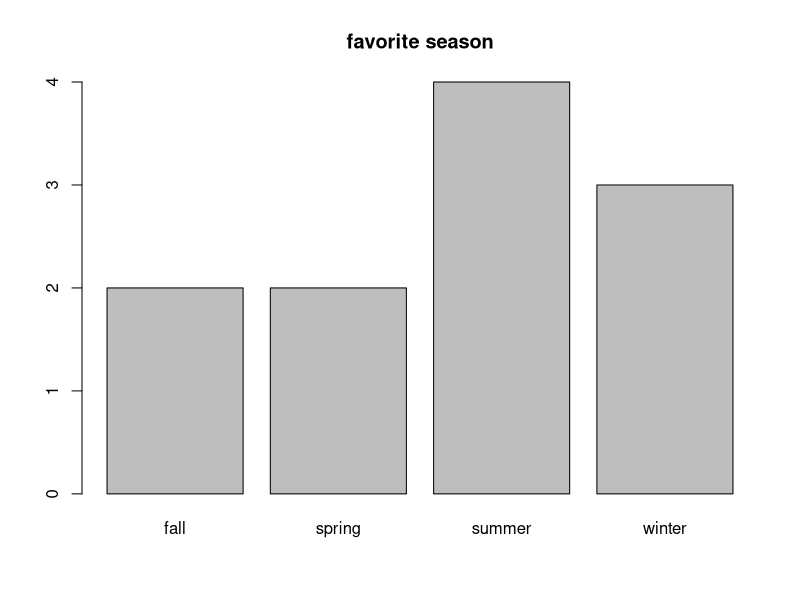
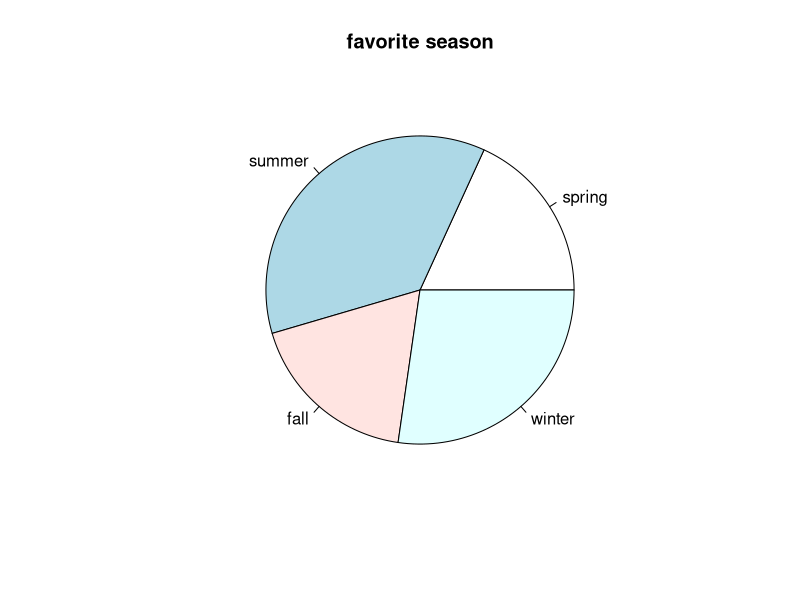
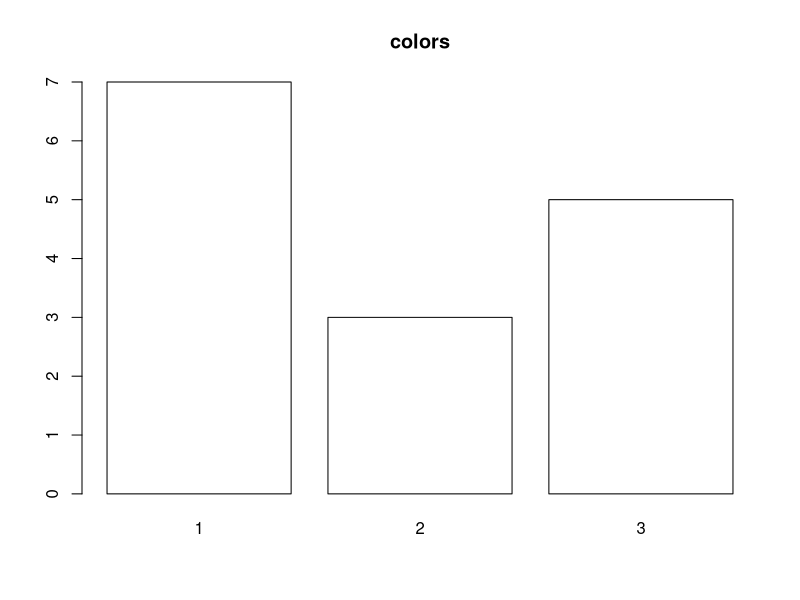
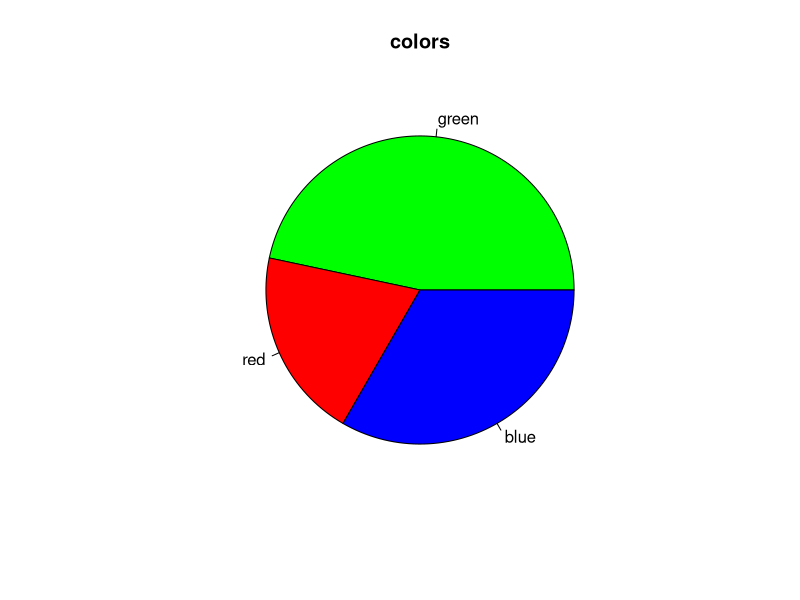

Write the R code that produced these figures, in order.
# 탐색적 데이터 분석 (EDA)
season <- c("winter", "summer", "winter", "fall", "summer", "spring", "spring", "fall", "winter", "summer", "summer")
season

# 도수분포표 만들기
table(season)
table(season)/length(season)

# 막대그래프 그리기
ds <- table(season)
barplot(ds, main = "favorite season")

ds.new <- ds[c(2, 3, 1, 4)]
ds.new

# 원 그래프 그리기
pie(ds.new, main="favorite season")

# 초록(1), 빨강(2), 파랑(3)
# 15명
like.color <- c(1, 3, 2, 1, 3, 1, 2, 3, 1, 1, 2, 3, 1, 3, 1)
table(like.color)
table(like.color)/length(like.color)

ds <- table(like.color)
barplot(ds, main = "colors", col = colors)
colors <- c("green", "red", "blue")
names(ds) <- colors
ds

pie(ds, main = "colors", col = colors)


# 연속형 자료의 탐색
#   - 대표값 : 평균, 편차